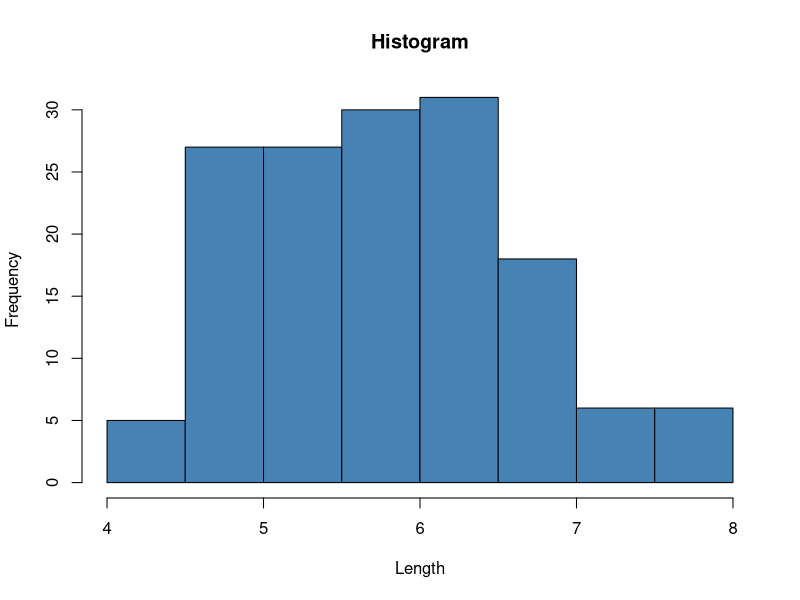
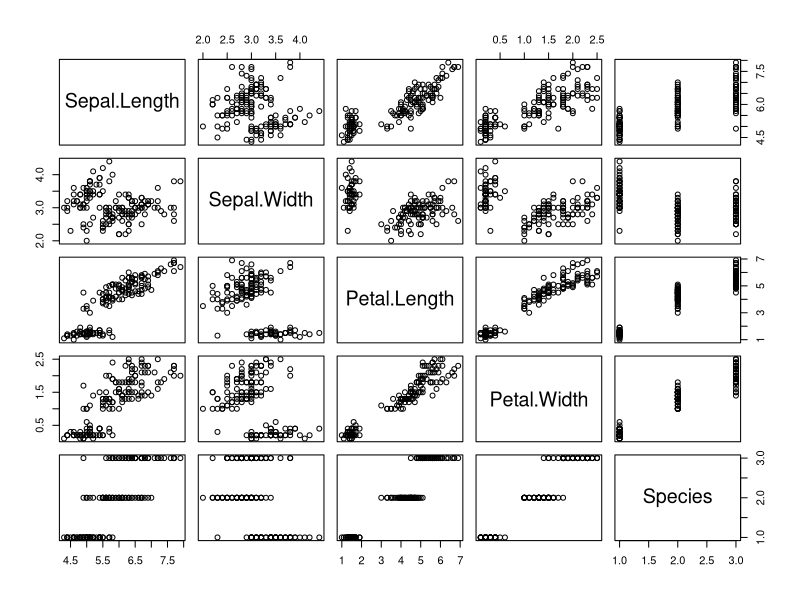
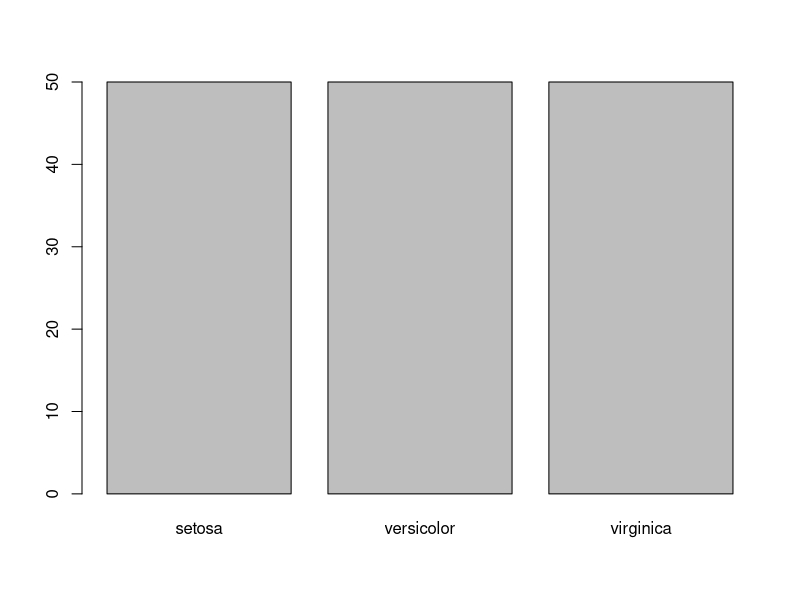
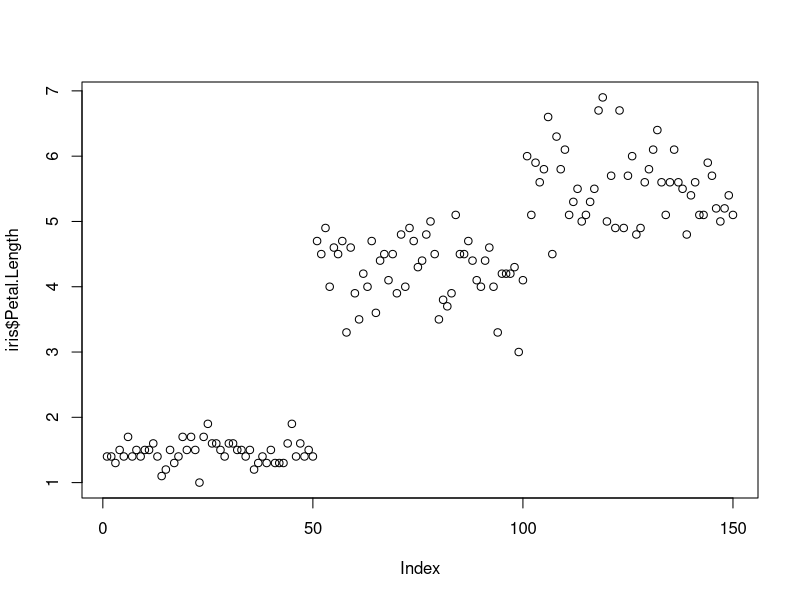
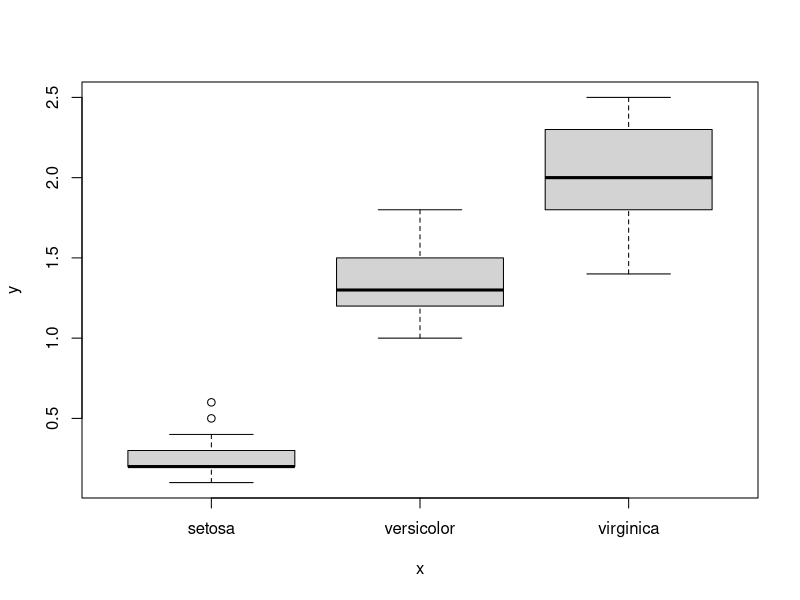
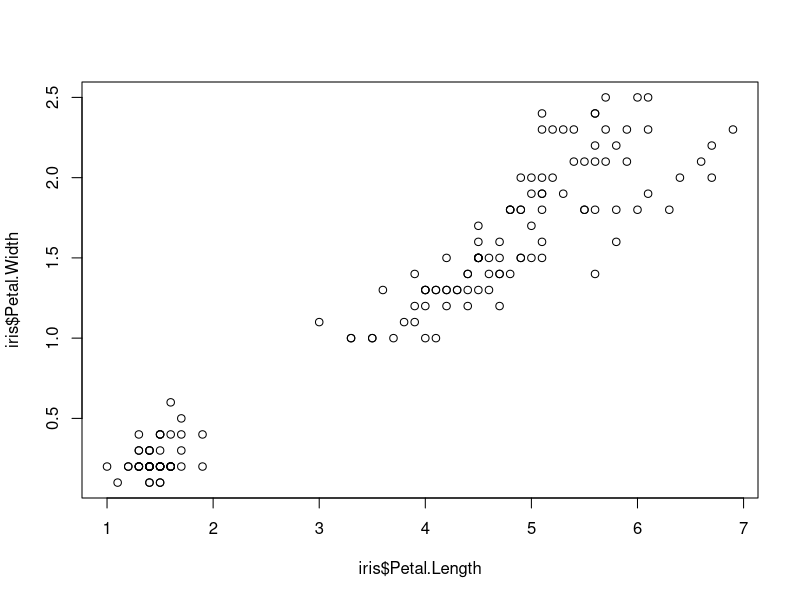

Source code (R) for these figures, in order:
library(datasets)

head(iris) # Show the iris dataset
hist(iris$Sepal.Length,
     col='steelblue',
     main='Histogram',
     xlab='Length',
     ylab='Frequency') # Histogram Setup


# ?plot for a plot help

plot(iris)
plot(iris$Species) # Categorical variable
plot(iris$Petal.Length) # Quantitative variable
plot(iris$Species, iris$Petal.Width) # Cat x quant
plot(iris$Petal.Length, iris$Petal.Width) # Quant pair
